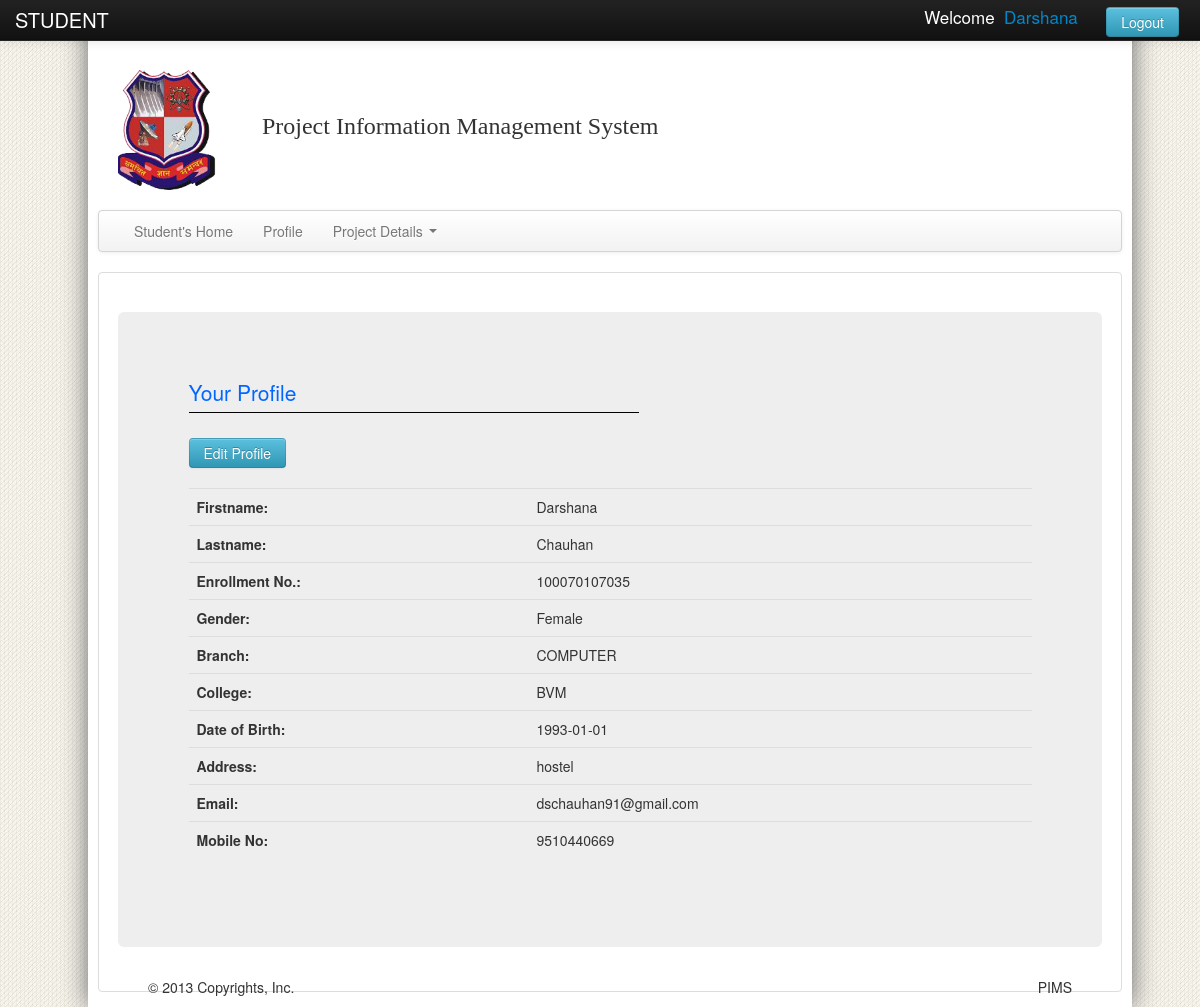
Page /student/viewprofile.php (signed in) on the committed database.
### tables this page shows
CREATE TABLE IF NOT EXISTS `student` (
  `st_id` varchar(15) NOT NULL,
  `st_fname` varchar(20) NOT NULL,
  `st_lname` varchar(20) NOT NULL,
  `st_gender` varchar(6) NOT NULL,
  `st_enroll` bigint(12) NOT NULL,
  `st_college` varchar(30) NOT NULL,
  `st_branch` varchar(20) NOT NULL,
  `st_dob` date NOT NULL,
  `st_addr` text NOT NULL,
  `st_mo_no` bigint(10) NOT NULL,
  `st_email` varchar(30) NOT NULL,
  PRIMARY KEY (`st_id`),
  UNIQUE KEY `st_enroll` (`st_enroll`)
);

### student/viewprofile.php (the view, shortened to what this page needs)
<!DOCTYPE html PUBLIC "-//W3C//DTD XHTML 1.0 Transitional//EN" "http://www.w3.org/TR/xhtml1/DTD/xhtml1-transitional.dtd">
<html xmlns="http://www.w3.org/1999/xhtml">
<head>
    <link rel="stylesheet" type="text/css" href="../css/bootstrap.min.css" />
	<link href="../css/bootstrap-responsive.css" rel="stylesheet">
</head>
<body >
	<div class="wrap">
	<div class="navbar navbar-inverse navbar-fixed-top">
    	<div class="navbar-inner">
        	<div class="container">
            	<a class="brand" href="index.php"> STUDENT </a>
                <div class="nav-collapse collapse">
						<?php
						if(isset($_SESSION['name']))
						{
						?>
							<div style="float:right; margin-top: 2px;color: #ffffff;font-size: 17px;margin-right:6px;">
						<?php	echo "Welcome &nbsp;<a href=\"viewprofile.php\">".$_SESSION['fname']; ?>  </a>
						<?php echo "&nbsp;&nbsp;&nbsp;&nbsp;&nbsp;<a href=\"../logout.php\" class=\"btn btn-info\">Logout</a>";
                       } ?>
					   </div>
                 </div>
    		</div>
         </div>
    </div>
    <div style="margin-top:50px;background-color:#FFFFFF;">
    	<a href="index.php"><img src="../images/gtu.png" style="height:120px; width:100px; padding:20px;" /></a>
            	<a class="head" href="index.php" style="text-decoration:none; font-size:24px; margin-left:20px;">Project Information Management System</a>
    </div>
    <div class="navbar">
  		<div class="navbar-inner">
			    <ul class="nav">
					<li><a href="../student/index.php">Student's Home</a></li>
			      <li><a href="../student/viewprofile.php">Profile</a></li>
			 <li class="dropdown">
        <a href="#" class="dropdown-toggle" data-toggle="dropdown">Project Details <b class="caret"></b></a>
      </li>
			    </ul>
		  </div>
	</div>
    <div class="bs-docs-example">
	    <div class="hero-unit">
    	    <fieldset>
    			<legend style="color:#06F; width:450px;">Your Profile</legend>
			 <a href="editstudentprofile.php" role="button" class="btn btn-info"  style="margin-right:20px;" >Edit Profile</a>
		<br/><br/>
			 <table cellpadding="1" cellspacing="1" class="table table-hover">
			 <?php
			 $id=$_SESSION['name'];
			$result = mysql_query("SELECT * FROM student WHERE st_id='$id'");
					while($row = mysql_fetch_array($result))
						 {
							 echo '<tr><th>Firstname:</th>';
							 echo '<td><div align="left">'.$row['st_fname'].'</div></td></tr>';
							 echo '<tr><th>Lastname:</th>';
							 echo '<td><div align="left">'.$row['st_lname'].'</div></td></tr>';
							 echo '<tr><th>Enrollment No.:</th>';
							 echo '<td><div align="left">'.$row['st_enroll'].'</div></td></tr>';
							 echo '<tr><th>Gender:</th>';
							 echo '<td><div align="left">'.$row['st_gender'].'</div></td></tr>';
							 echo '<tr><th>Branch:</th>';
							 echo '<td><div align="left">'.$row['st_branch'].'</div></td></tr>';
							 echo '<tr><th>College:</th>';
							 echo '<td><div align="left">'.$row['st_college'].'</div></td></tr>';
							 echo '<tr><th>Date of Birth:</th>';
							 echo '<td><div align="left">'.$row['st_dob'].'</div></td></tr>';
							 echo '<tr><th>Address:</th>';
							 echo '<td><div align="left">'.$row['st_addr'].'</div></td></tr>';
							 echo '<tr><th>Email:</th>';
							 echo '<td><div align="left">'.$row['st_email'].'</div></td></tr>';
							 echo '<tr><th>Mobile No:</th>';
							 echo '<td><div align="left">'.$row['st_mo_no'].'</div></td></tr>';
						 }
			 ?>
		</table>
		</div>
<div   >
				<p class="pull-left" style="padding-left:30px;">&copy; 2013 Copyrights, Inc. </p>
				<p class="pull-right" style="padding-right:30px;">PIMS</p>
			</div>
</div>
</body>
</html>

### student/viewprofile.php (style rules this page uses)
body { background-image:url(../images/1.png); background-repeat:repeat; }
.head { font-family:"Copperplate Gothic Bold"; color:#333; text-decoration:none; }
.wrap { position:absolute; width:1024px; background-color:#FFFFFF; padding:0 10px; -o-box-shadow: 10px 10px 5px #888; -moz-box-shadow: 10px 10px 5px #888; -webkit-box-shadow: 10px 10px 5px #888; box-shadow: 0px 0px 25px #666; }

### rows in the picture
student: st_fname "Darshana", st_lname "Chauhan", st_enroll "100070107035", st_gender "Female", st_branch "COMPUTER", st_college "BVM", st_dob "1993-01-01", st_addr "hostel", st_email "dschauhan91@gmail.com", st_mo_no "9510440669"

### other values in the picture
$_SESSION['fname'] "Darshana"
